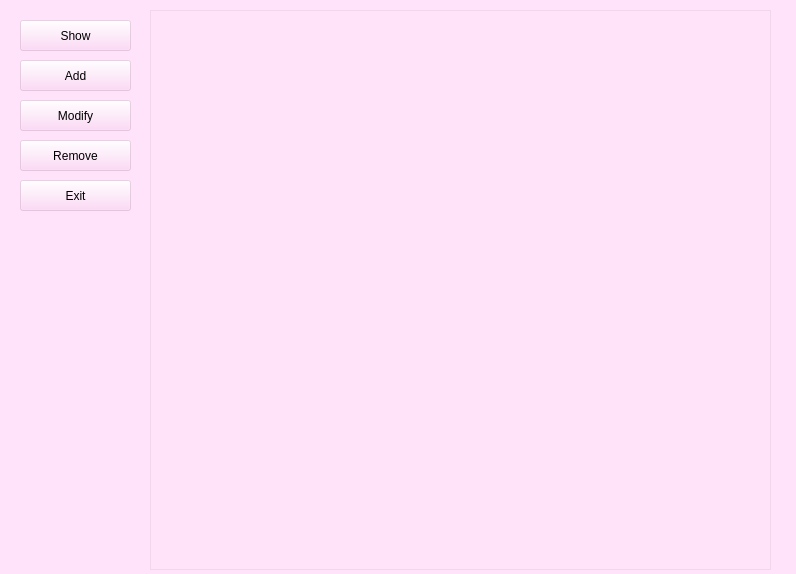
<?xml version="1.0" encoding="UTF-8"?>
<ui version="4.0">
 <class>movies_window</class>
 <widget class="QWidget" name="movies_window">
  <property name="geometry">
   <rect>
    <x>0</x>
    <y>0</y>
    <width>796</width>
    <height>574</height>
   </rect>
  </property>
  <property name="minimumSize">
   <size>
    <width>796</width>
    <height>574</height>
   </size>
  </property>
  <property name="maximumSize">
   <size>
    <width>796</width>
    <height>574</height>
   </size>
  </property>
  <property name="windowTitle">
   <string>Form</string>
  </property>
  <property name="styleSheet">
   <string notr="true">
background-color: rgba(255, 207, 246, 89);</string>
  </property>
  <widget class="QTableView" name="tableView">
   <property name="geometry">
    <rect>
     <x>150</x>
     <y>10</y>
     <width>621</width>
     <height>560</height>
    </rect>
   </property>
   <property name="styleSheet">
    <string notr="true">
background-color: rgba(255, 228, 248, 61);</string>
   </property>
  </widget>
  <widget class="QPushButton" name="pushButton">
   <property name="geometry">
    <rect>
     <x>20</x>
     <y>20</y>
     <width>111</width>
     <height>31</height>
    </rect>
   </property>
   <property name="text">
    <string>Show</string>
   </property>
  </widget>
  <widget class="QPushButton" name="pushButton_2">
   <property name="geometry">
    <rect>
     <x>20</x>
     <y>60</y>
     <width>111</width>
     <height>31</height>
    </rect>
   </property>
   <property name="text">
    <string>Add</string>
   </property>
  </widget>
  <widget class="QPushButton" name="pushButton_3">
   <property name="geometry">
    <rect>
     <x>20</x>
     <y>100</y>
     <width>111</width>
     <height>31</height>
    </rect>
   </property>
   <property name="text">
    <string>Modify</string>
   </property>
  </widget>
  <widget class="QPushButton" name="pushButton_4">
   <property name="geometry">
    <rect>
     <x>20</x>
     <y>140</y>
     <width>111</width>
     <height>31</height>
    </rect>
   </property>
   <property name="text">
    <string>Remove</string>
   </property>
  </widget>
  <widget class="QPushButton" name="pushButton_5">
   <property name="geometry">
    <rect>
     <x>20</x>
     <y>180</y>
     <width>111</width>
     <height>31</height>
    </rect>
   </property>
   <property name="text">
    <string>Exit</string>
   </property>
  </widget>
 </widget>
 <resources/>
 <connections>
  <connection>
   <sender>tableView</sender>
   <signal>clicked(QModelIndex)</signal>
   <receiver>pushButton_4</receiver>
   <slot>show()</slot>
   <hints>
    <hint type="sourcelabel">
     <x>460</x>
     <y>289</y>
    </hint>
    <hint type="destinationlabel">
     <x>75</x>
     <y>155</y>
    </hint>
   </hints>
  </connection>
 </connections>
</ui>
